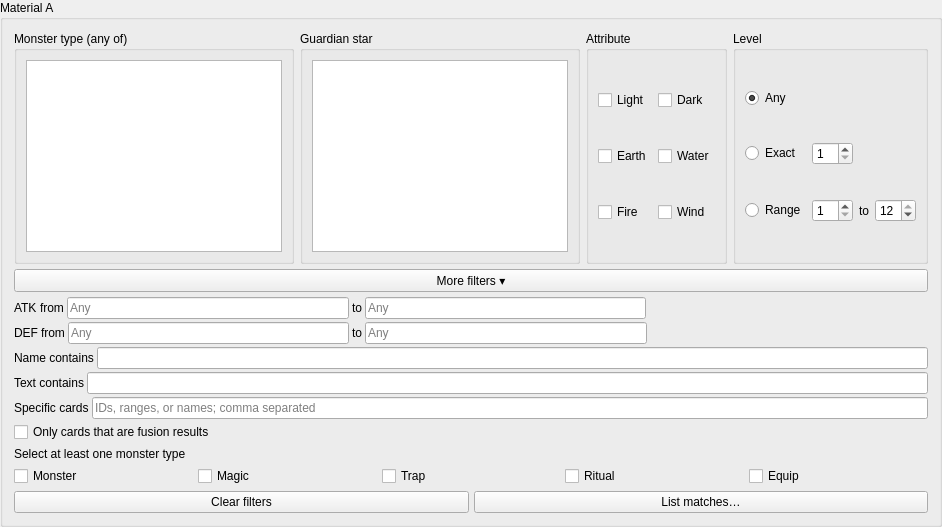
             <widget class="QGroupBox" name="materialAGroup">
              <property name="title">
               <string>Material A</string>
              </property>
              <layout class="QVBoxLayout" name="materialALayout">
               <property name="spacing">
                <number>5</number>
               </property>
               <item>
                <layout class="QHBoxLayout" name="materialACriteriaLayout">
                 <property name="spacing">
                  <number>6</number>
                 </property>
                 <item>
                  <widget class="QGroupBox" name="materialATypeGroup">
                   <property name="title">
                    <string>Monster type (any of)</string>
                   </property>
                   <layout class="QVBoxLayout" name="materialATypeLayout">
                    <item>
                     <widget class="QListWidget" name="materialATypeList" />
                    </item>
                   </layout>
                  </widget>
                 </item>
                 <item>
                  <widget class="QGroupBox" name="materialAStarGroup">
                   <property name="title">
                    <string>Guardian star</string>
                   </property>
                   <layout class="QVBoxLayout" name="materialAStarLayout">
                    <item>
                     <widget class="QListWidget" name="materialAStarList" />
                    </item>
                   </layout>
                  </widget>
                 </item>
                 <item>
                  <widget class="QGroupBox" name="materialAAttributeGroup">
                   <property name="title">
                    <string>Attribute</string>
                   </property>
                   <layout class="QGridLayout" name="materialAAttributeLayout">
                    <item row="0" column="0">
                     <widget class="QCheckBox" name="materialAAttribute0">
                      <property name="text">
                       <string>Light</string>
                      </property>
                     </widget>
                    </item>
                    <item row="0" column="1">
                     <widget class="QCheckBox" name="materialAAttribute1">
                      <property name="text">
                       <string>Dark</string>
                      </property>
                     </widget>
                    </item>
                    <item row="1" column="0">
                     <widget class="QCheckBox" name="materialAAttribute2">
                      <property name="text">
                       <string>Earth</string>
                      </property>
                     </widget>
                    </item>
                    <item row="1" column="1">
                     <widget class="QCheckBox" name="materialAAttribute3">
                      <property name="text">
                       <string>Water</string>
                      </property>
                     </widget>
                    </item>
                    <item row="2" column="0">
                     <widget class="QCheckBox" name="materialAAttribute4">
                      <property name="text">
                       <string>Fire</string>
                      </property>
                     </widget>
                    </item>
                    <item row="2" column="1">
                     <widget class="QCheckBox" name="materialAAttribute5">
                      <property name="text">
                       <string>Wind</string>
                      </property>
                     </widget>
                    </item>
                   </layout>
                  </widget>
                 </item>
                 <item>
                  <widget class="QGroupBox" name="materialALevelGroup">
                   <property name="title">
                    <string>Level</string>
                   </property>
                   <layout class="QGridLayout" name="materialALevelLayout">
                    <item row="0" column="0">
                     <widget class="QRadioButton" name="materialALevelAny">
                      <property name="text">
                       <string>Any</string>
                      </property>
                      <property name="checked">
                       <bool>true</bool>
                      </property>
                     </widget>
                    </item>
                    <item row="1" column="0">
                     <widget class="QRadioButton" name="materialALevelExactRadio">
                      <property name="text">
                       <string>Exact</string>
                      </property>
                     </widget>
                    </item>
                    <item row="1" column="1">
                     <widget class="QSpinBox" name="materialALevelExact">
                      <property name="minimum">
                       <number>1</number>
                      </property>
                      <property name="maximum">
                       <number>12</number>
                      </property>
                     </widget>
                    </item>
                    <item row="2" column="0">
                     <widget class="QRadioButton" name="materialALevelRangeRadio">
                      <property name="text">
                       <string>Range</string>
                      </property>
                     </widget>
                    </item>
                    <item row="2" column="1">
                     <widget class="QSpinBox" name="materialALevelMin">
                      <property name="minimum">
                       <number>1</number>
                      </property>
                      <property name="maximum">
                       <number>12</number>
                      </property>
                      <property name="value">
                       <number>1</number>
                      </property>
                     </widget>
                    </item>
                    <item row="2" column="2">
                     <widget class="QLabel" name="materialALevelToLabel">
                      <property name="text">
                       <string>to</string>
                      </property>
                     </widget>
                    </item>
                    <item row="2" column="3">
                     <widget class="QSpinBox" name="materialALevelMax">
                      <property name="minimum">
                       <number>1</number>
                      </property>
                      <property name="maximum">
                       <number>12</number>
                      </property>
                      <property name="value">
                       <number>12</number>
                      </property>
                     </widget>
                    </item>
                   </layout>
                  </widget>
                 </item>
                </layout>
               </item>
               <item>
                <widget class="QPushButton" name="materialAAdvancedToggle">
                 <property name="text">
                  <string>More filters ▾</string>
                 </property>
                 <property name="checkable">
                  <bool>true</bool>
                 </property>
                </widget>
               </item>
               <item>
                <layout class="QVBoxLayout" name="materialAAdvancedLayout">
                 <property name="spacing">
                  <number>3</number>
                 </property>
                 <item>
                  <layout class="QHBoxLayout" name="materialAAtkLayout">
                   <item>
                    <widget class="QLabel" name="materialAAtkLabel">
                     <property name="text">
                      <string>ATK</string>
                     </property>
                    </widget>
                   </item>
                   <item>
                    <widget class="QLabel" name="materialAAtkFromLabel">
                     <property name="text">
                      <string>from</string>
                     </property>
                    </widget>
                   </item>
                   <item>
                    <widget class="QLineEdit" name="materialAAtkMin">
                     <property name="placeholderText">
                      <string>Any</string>
                     </property>
                    </widget>
                   </item>
                   <item>
                    <widget class="QLabel" name="materialAAtkToLabel">
                     <property name="text">
                      <string>to</string>
                     </property>
                    </widget>
                   </item>
                   <item>
                    <widget class="QLineEdit" name="materialAAtkMax">
                     <property name="placeholderText">
                      <string>Any</string>
                     </property>
                    </widget>
                   </item>
                   <item>
                    <spacer name="materialAAtkSpacer">
                     <property name="orientation">
                      <enum>Qt::Orientation::Horizontal</enum>
                     </property>
                     <property name="sizeHint" stdset="0">
                      <size>
                       <width>40</width>
                       <height>20</height>
                      </size>
                     </property>
                    </spacer>
                   </item>
                  </layout>
                 </item>
                 <item>
                  <layout class="QHBoxLayout" name="materialADefLayout">
                   <item>
                    <widget class="QLabel" name="materialADefLabel">
                     <property name="text">
                      <string>DEF</string>
                     </property>
                    </widget>
                   </item>
                   <item>
                    <widget class="QLabel" name="materialADefFromLabel">
                     <property name="text">
                      <string>from</string>
                     </property>
                    </widget>
                   </item>
                   <item>
                    <widget class="QLineEdit" name="materialADefMin">
                     <property name="placeholderText">
                      <string>Any</string>
                     </property>
                    </widget>
                   </item>
                   <item>
                    <widget class="QLabel" name="materialADefToLabel">
                     <property name="text">
                      <string>to</string>
                     </property>
                    </widget>
                   </item>
                   <item>
                    <widget class="QLineEdit" name="materialADefMax">
                     <property name="placeholderText">
                      <string>Any</string>
                     </property>
                    </widget>
                   </item>
                   <item>
                    <spacer name="materialADefSpacer">
                     <property name="orientation">
                      <enum>Qt::Orientation::Horizontal</enum>
                     </property>
                     <property name="sizeHint" stdset="0">
                      <size>
                       <width>40</width>
                       <height>20</height>
                      </size>
                     </property>
                    </spacer>
                   </item>
                  </layout>
                 </item>
                 <item>
                  <layout class="QHBoxLayout" name="materialANameFilterLayout">
                   <item>
                    <widget class="QLabel" name="materialANameLabel">
                     <property name="text">
                      <string>Name contains</string>
                     </property>
                    </widget>
                   </item>
                   <item>
                    <widget class="QLineEdit" name="materialAName">
                     <property name="placeholderText">
                      <string />
                     </property>
                    </widget>
                   </item>
                  </layout>
                 </item>
                 <item>
                  <layout class="QHBoxLayout" name="materialATextFilterLayout">
                   <item>
                    <widget class="QLabel" name="materialATextLabel">
                     <property name="text">
                      <string>Text contains</string>
                     </property>
                    </widget>
                   </item>
                   <item>
                    <widget class="QLineEdit" name="materialAText">
                     <property name="placeholderText">
                      <string />
                     </property>
                    </widget>
                   </item>
                  </layout>
                 </item>
                 <item>
                  <layout class="QHBoxLayout" name="materialACardsFilterLayout">
                   <item>
                    <widget class="QLabel" name="materialACardsLabel">
                     <property name="text">
                      <string>Specific cards</string>
                     </property>
                    </widget>
                   </item>
                   <item>
                    <widget class="QLineEdit" name="materialACards">
                     <property name="placeholderText">
                      <string>IDs, ranges, or names; comma separated</string>
                     </property>
                    </widget>
                   </item>
                  </layout>
                 </item>
                 <item>
                  <widget class="QCheckBox" name="materialAResultsOnly">
                   <property name="text">
                    <string>Only cards that are fusion results</string>
                   </property>
                  </widget>
                 </item>
                </layout>
               </item>
               <item>
                <widget class="QLabel" name="materialACountLabel">
                 <property name="text">
                  <string>Select at least one monster type</string>
                 </property>
                </widget>
               </item>
               <item>
                <layout class="QHBoxLayout" name="materialAKindsLayout">
                 <item>
                  <widget class="QCheckBox" name="materialAKindMonster">
                   <property name="text">
                    <string>Monster</string>
                   </property>
                  </widget>
                 </item>
                 <item>
                  <widget class="QCheckBox" name="materialAKindMagic">
                   <property name="text">
                    <string>Magic</string>
                   </property>
                  </widget>
                 </item>
                 <item>
                  <widget class="QCheckBox" name="materialAKindTrap">
                   <property name="text">
                    <string>Trap</string>
                   </property>
                  </widget>
                 </item>
                 <item>
                  <widget class="QCheckBox" name="materialAKindRitual">
                   <property name="text">
                    <string>Ritual</string>
                   </property>
                  </widget>
                 </item>
                 <item>
                  <widget class="QCheckBox" name="materialAKindEquip">
                   <property name="text">
                    <string>Equip</string>
                   </property>
                  </widget>
                 </item>
                </layout>
               </item>
               <item>
                <layout class="QHBoxLayout" name="materialAFilterActionsLayout">
                 <item>
                  <widget class="QPushButton" name="materialAClearFiltersButton">
                   <property name="text">
                    <string>Clear filters</string>
                   </property>
                  </widget>
                 </item>
                 <item>
                  <widget class="QPushButton" name="materialAListMatchesButton">
                   <property name="text">
                    <string>List matches…</string>
                   </property>
                  </widget>
                 </item>
                </layout>
               </item>
              </layout>
             </widget>
